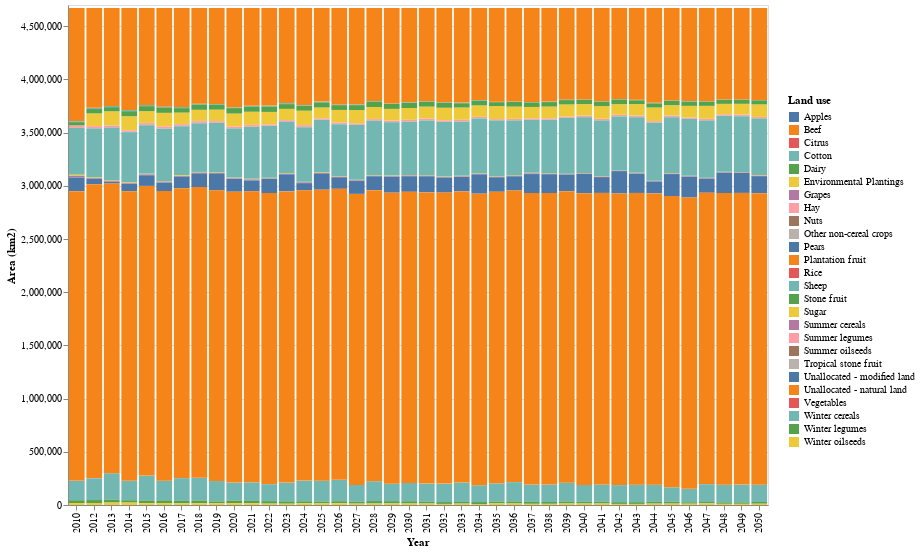

Notebook source saved alongside this figure:
### Code cell
lu_area = get_AREA_lu(crosstab_lu)
plot_area_lu(lu_area)

### Figure 1 — Vega-Lite specification as saved in the notebook (floating-point values rounded to 4 significant figures; data arrays with more than 128 entries replaced by an {"elided": "..."} marker saying what was removed)
{"config": {"view": {"continuousWidth": 300, "continuousHeight": 300}}, "data": {"name": "data-909483be36dad72791c4745a24b86c63"}, "mark": {"type": "bar"}, "encoding": {"color": {"field": "Land use", "legend": {"direction": "vertical", "legendX": 720, "legendY": 90, "orient": "none", "title": "Land use", "titleAnchor": "start"}, "title": "Land use", "type": "nominal"}, "tooltip": [{"field": "Year", "type": "quantitative"}, {"field": "Land use", "type": "nominal"}, {"field": "Area (km2)", "type": "quantitative"}], "x": {"field": "Year", "title": "Year", "type": "ordinal"}, "y": {"field": "Area (km2)", "scale": {"domain": [0, 4700000]}, "title": "Area (km2)", "type": "quantitative"}}, "height": 500, "width": 700, "$schema": "https://vega.github.io/schema/vega-lite/v5.15.1.json", "datasets": {"data-909483be36dad72791c4745a24b86c63": {"elided": "1040 records"}}}
